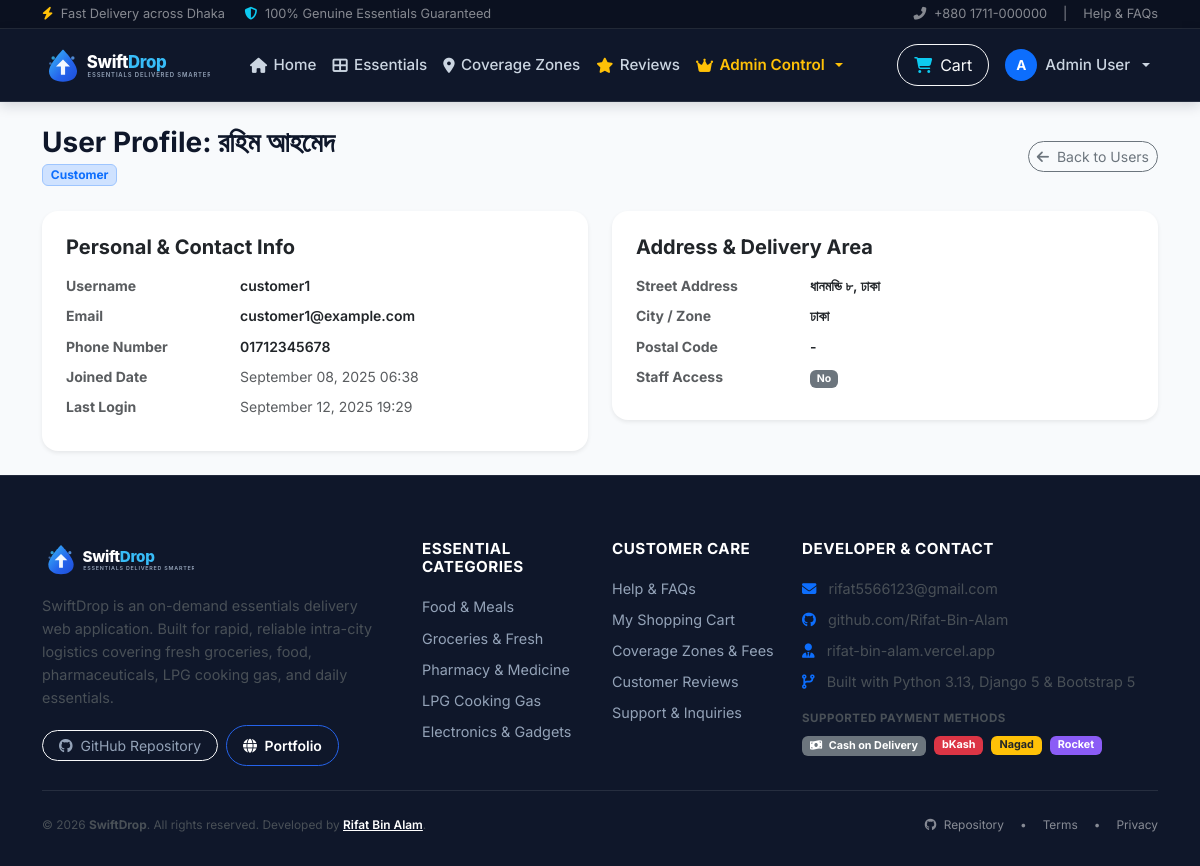
The app's page /users/users/2/ (signed in), older data.
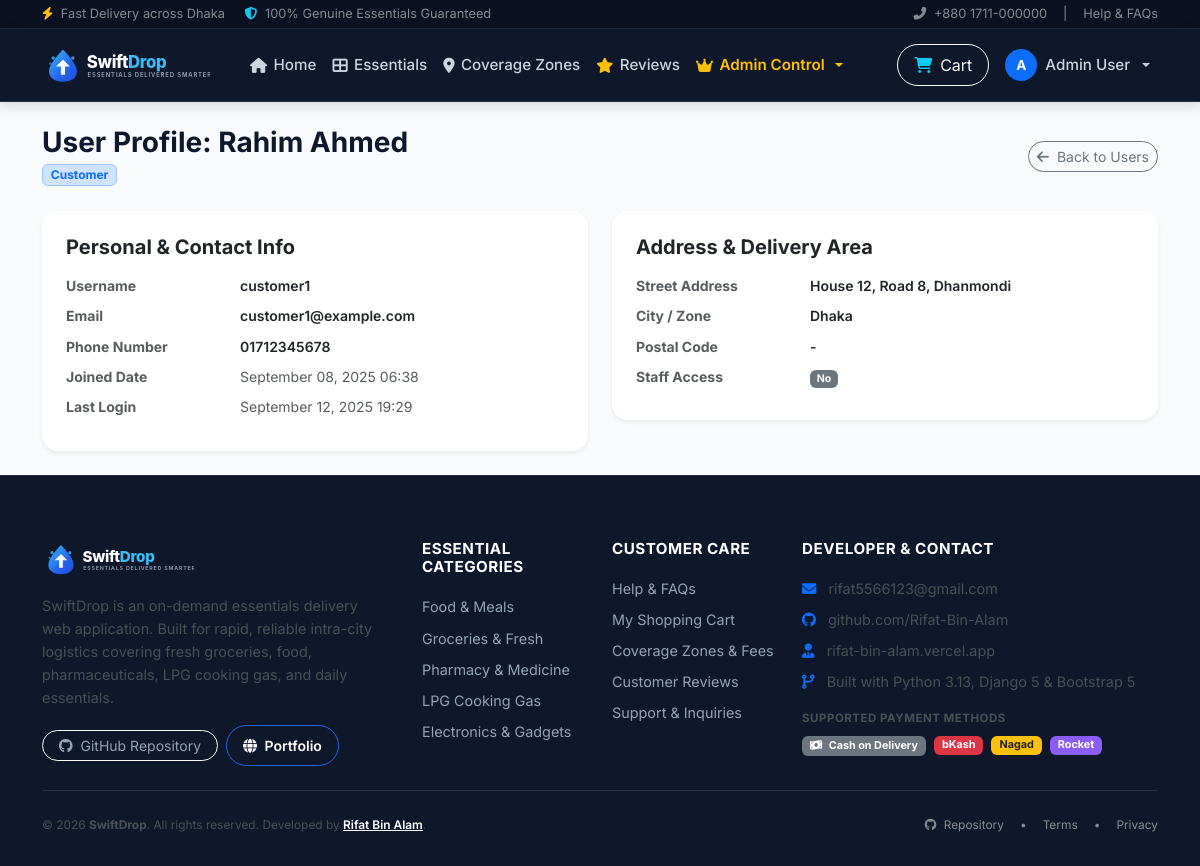
The same page, newer data.
### users/models.py (models this page shows, shortened)
class User(AbstractUser):
    USER_TYPE_CHOICES = [
        ('customer', 'Customer'),
        ('admin', 'Administrator'),
        ('delivery_agent', 'Delivery Partner'),
    ]
    user_type = models.CharField(
        max_length=20,
        choices=USER_TYPE_CHOICES,
        default='customer',
        verbose_name=_('User Type')
    )
    phone_number = models.CharField(
        max_length=15,
        unique=True,
        verbose_name=_('Phone Number')
    )
    address = models.TextField(
        blank=True,
        null=True,
        verbose_name=_('Address')
    )
    city = models.CharField(
        max_length=100,
        blank=True,
        null=True,
        verbose_name=_('City / Area')
    )
    postal_code = models.CharField(
        max_length=10,
        blank=True,
        null=True,
        verbose_name=_('Postal Code')
    )
    profile_picture = models.ImageField(
        upload_to='profile_pictures/',
        blank=True,
        null=True,
        verbose_name=_('Profile Picture')
    )
    is_verified = models.BooleanField(
        default=False,
        verbose_name=_('Verified')
    )
    created_at = models.DateTimeField(
        auto_now_add=True,
        verbose_name=_('Created At')
    )
    updated_at = models.DateTimeField(
        auto_now=True,
        verbose_name=_('Updated At')
    )
    class Meta:
        verbose_name = _('User')
        verbose_name_plural = _('Users')
    @property
    def is_customer(self):
        return self.user_type == 'customer'
    @property
    def is_admin(self):
        return self.user_type == 'admin' or self.is_staff or self.is_superuser
    @property
    def is_delivery_agent(self):
        return self.user_type == 'delivery_agent'

### users/views.py (the view)
# urls.py: path('users/<int:pk>/', views.UserDetailView.as_view(), name='user_detail'),
class UserDetailView(AdminRequiredMixin, DetailView):
    model = User
    template_name = 'users/user_detail.html'
    context_object_name = 'user_detail'

### dashboard/context_processors.py (called while the page is built)
def swift_drop_context(request):
    cart_item_count = 0
    session_cart = request.session.get('cart', {})
    if isinstance(session_cart, dict):
        cart_item_count = sum(item.get('quantity', 0) for item in session_cart.values() if isinstance(item, dict))
    elif isinstance(session_cart, list):
        cart_item_count = sum(item.get('quantity', 0) for item in session_cart if isinstance(item, dict))
    return {
        'BRAND_NAME': getattr(settings, 'BRAND_NAME', 'SwiftDrop'),
        'TAGLINE': getattr(settings, 'TAGLINE', 'Your Essentials. Delivered Smarter.'),
        'CURRENCY_SYMBOL': getattr(settings, 'CURRENCY_SYMBOL', '৳'),
        'CURRENCY_CODE': getattr(settings, 'CURRENCY_CODE', 'BDT'),
        'session_cart_count': cart_item_count,
    }

### users/views.py (called while the page is built)
    def test_func(self):
        return bool(self.request.user.is_authenticated and (
            self.request.user.is_staff or
            self.request.user.is_superuser or
            getattr(self.request.user, 'user_type', None) == 'admin'
        ))

### templates/users/user_detail.html (shortened to what this page needs)
{% extends 'base.html' %}
{% load static %}
{% block content %}
<div class="container py-4">
    <div class="d-flex justify-content-between align-items-center mb-4">
        <div>
            <h3 class="fw-bold text-navy mb-0">User Profile: {{ user_detail.get_full_name|default:user_detail.username }}</h3>
            <span class="badge bg-primary-subtle text-primary border border-primary-subtle mt-1">{{ user_detail.get_user_type_display }}</span>
        </div>
        <div>
            <a href="{% url 'users:user_list' %}" class="btn btn-outline-secondary btn-sm rounded-pill">
                <i class="fas fa-arrow-left me-1"></i> Back to Users
            </a>
        </div>
    </div>
    <div class="row g-4">
        <div class="col-md-6">
            <div class="card border-0 shadow-sm rounded-4 p-4">
                <h5 class="fw-bold text-navy mb-3">Personal & Contact Info</h5>
                <dl class="row mb-0 small">
                    <dt class="col-sm-4 text-muted">Username</dt>
                    <dd class="col-sm-8 fw-semibold text-navy">{{ user_detail.username }}</dd>
                    <dt class="col-sm-4 text-muted">Email</dt>
                    <dd class="col-sm-8 fw-semibold text-navy">{{ user_detail.email }}</dd>
                    <dt class="col-sm-4 text-muted">Phone Number</dt>
                    <dd class="col-sm-8 fw-semibold text-navy">{{ user_detail.phone_number|default:"-" }}</dd>
                    <dt class="col-sm-4 text-muted">Joined Date</dt>
                    <dd class="col-sm-8 text-muted">{{ user_detail.date_joined|date:"F d, Y H:i" }}</dd>
                    <dt class="col-sm-4 text-muted">Last Login</dt>
                    <dd class="col-sm-8 text-muted">{{ user_detail.last_login|date:"F d, Y H:i"|default:"Never" }}</dd>
                </dl>
            </div>
        </div>
        <div class="col-md-6">
            <div class="card border-0 shadow-sm rounded-4 p-4">
                <h5 class="fw-bold text-navy mb-3">Address & Delivery Area</h5>
                <dl class="row mb-0 small">
                    <dt class="col-sm-4 text-muted">Street Address</dt>
                    <dd class="col-sm-8 fw-semibold text-navy">{{ user_detail.address|default:"-" }}</dd>
                    <dt class="col-sm-4 text-muted">City / Zone</dt>
                    <dd class="col-sm-8 fw-semibold text-navy">{{ user_detail.city|default:"-" }}</dd>
                    <dt class="col-sm-4 text-muted">Postal Code</dt>
                    <dd class="col-sm-8 fw-semibold text-navy">{{ user_detail.postal_code|default:"-" }}</dd>
                    <dt class="col-sm-4 text-muted">Staff Access</dt>
                    <dd class="col-sm-8">
                        {% if user_detail.is_staff %}<span class="badge bg-success">Yes</span>{% else %}<span class="badge bg-secondary">No</span>{% endif %}
                    </dd>
                </dl>
            </div>
        </div>
    </div>
</div>
{% endblock %}

Row changes from the older to the newer data that the page shows:
changed User "customer1": get_full_name "রহিম আহমেদ" → "Rahim Ahmed"; address "ধানমন্ডি ৮, ঢাকা" → "House 12, Road 8, Dhanmondi"; city "ঢাকা" → "Dhaka"
